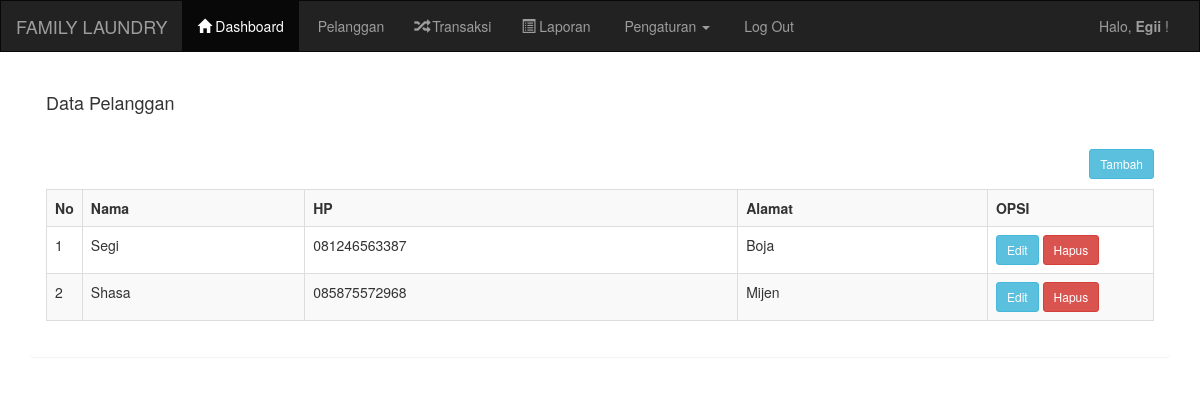
The app's page /pelanggan.php (signed in) with its own data.
### tables this page shows
CREATE TABLE `pelanggan` (
  `pelanggan_id` int(11) NOT NULL,
  `pelanggan_nama` varchar(255) NOT NULL,
  `pelanggan_hp` varchar(20) NOT NULL,
  `pelanggan_alamat` text NOT NULL
);

### pelanggan.php (the view)
<?php include 'header.php'; ?>
<div class="container">
    <div class="panel">
        <div class="panel-heading">
            <h4>Data Pelanggan</h4>
        </div>
        <div class="panel-body">
            <a href="pelanggan_tambah.php" class="btn btn-sm btn-info pull-right">Tambah</a>
            <br/>
            <br/>
            <table class="table table-bordered table-striped">
                <tr>
                    <th width="1%">No</th>
                    <th>Nama</th>
                    <th>HP</th>
                    <th>Alamat</th>
                    <th width="15%">OPSI</th>
                </tr>
                <?php
                include '../koneksi.php';
                $data = mysqli_query($koneksi, "select * from pelanggan");
                $no = 1;
                while ($d = mysqli_fetch_array($data)) {
                    ?>
                    <tr>
                        <td><?php echo $no++; ?></td>
                        <td><?php echo $d['pelanggan_nama']; ?></td>
                        <td><?php echo $d['pelanggan_hp']; ?></td>
                        <td><?php echo $d['pelanggan_alamat']; ?></td>
                        <td>
                            <a href="pelanggan_edit.php?id=<?php echo $d['pelanggan_id']; ?>" class="btn btn-sm btn-info">Edit</a>
                            <a href="pelanggan_hapus.php?id=<?php echo $d['pelanggan_id']; ?>" class="btn btn-sm btn-danger">Hapus</a>
                        </td>
                    </tr>
                <?php
                }
                ?>
            </table>
        </div>
    </div>
</div>

### records on screen
pelanggan: pelanggan_nama "Segi", pelanggan_hp "081246563387", pelanggan_alamat "Boja"
pelanggan: pelanggan_nama "Shasa", pelanggan_hp "085875572968", pelanggan_alamat "Mijen"

### other values on screen
$_SESSION['username'] "Egii"
